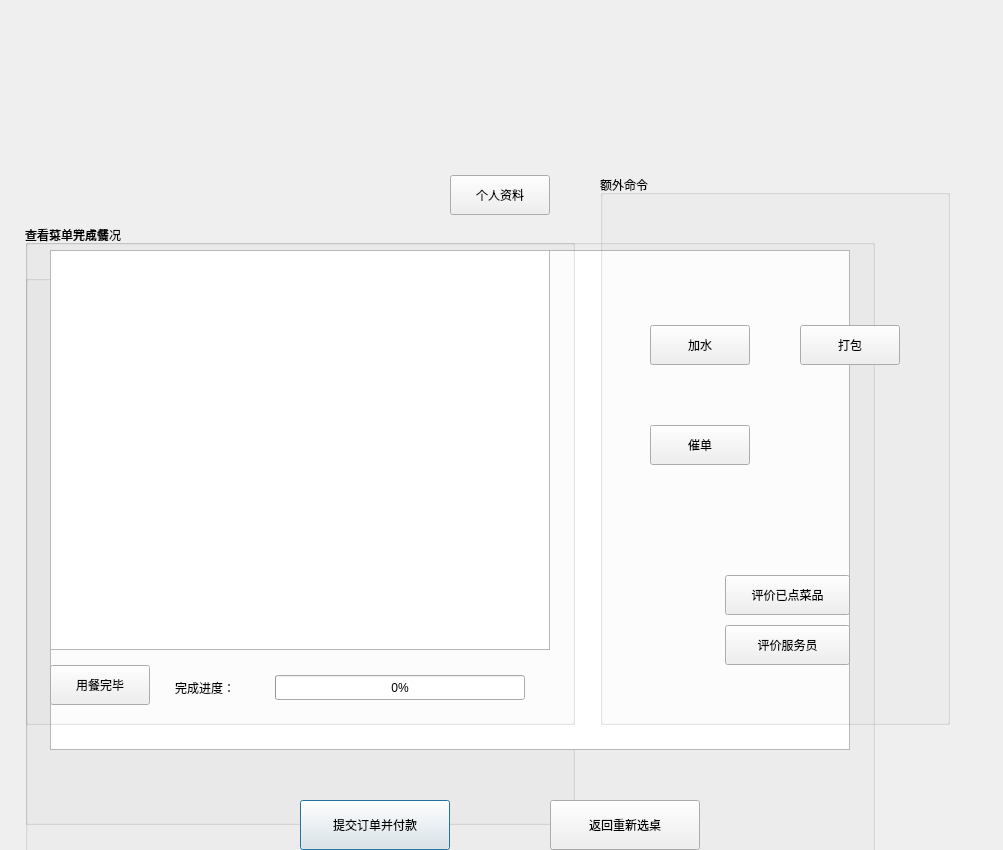
<?xml version="1.0" encoding="UTF-8"?>
<ui version="4.0">
 <class>CustomerView</class>
 <widget class="QDialog" name="CustomerView">
  <property name="windowModality">
   <enum>Qt::WindowModal</enum>
  </property>
  <property name="geometry">
   <rect>
    <x>0</x>
    <y>0</y>
    <width>1003</width>
    <height>850</height>
   </rect>
  </property>
  <property name="windowTitle">
   <string>顾客</string>
  </property>
  <widget class="QGroupBox" name="gbSeatPick">
   <property name="geometry">
    <rect>
     <x>25</x>
     <y>275</y>
     <width>550</width>
     <height>550</height>
    </rect>
   </property>
   <property name="title">
    <string/>
   </property>
   <property name="alignment">
    <set>Qt::AlignCenter</set>
   </property>
  </widget>
  <widget class="QLabel" name="lblInfo">
   <property name="geometry">
    <rect>
     <x>25</x>
     <y>175</y>
     <width>400</width>
     <height>25</height>
    </rect>
   </property>
   <property name="text">
    <string/>
   </property>
   <property name="alignment">
    <set>Qt::AlignCenter</set>
   </property>
  </widget>
  <widget class="QLabel" name="lblHint">
   <property name="geometry">
    <rect>
     <x>25</x>
     <y>225</y>
     <width>600</width>
     <height>25</height>
    </rect>
   </property>
   <property name="text">
    <string/>
   </property>
  </widget>
  <widget class="QGroupBox" name="gbMenu">
   <property name="geometry">
    <rect>
     <x>25</x>
     <y>225</y>
     <width>850</width>
     <height>650</height>
    </rect>
   </property>
   <property name="title">
    <string>查看菜单并点餐</string>
   </property>
   <widget class="QTableWidget" name="tbMenuDisp">
    <property name="geometry">
     <rect>
      <x>25</x>
      <y>25</y>
      <width>800</width>
      <height>500</height>
     </rect>
    </property>
    <property name="editTriggers">
     <set>QAbstractItemView::NoEditTriggers</set>
    </property>
    <property name="selectionMode">
     <enum>QAbstractItemView::SingleSelection</enum>
    </property>
    <property name="selectionBehavior">
     <enum>QAbstractItemView::SelectRows</enum>
    </property>
   </widget>
   <widget class="QLabel" name="lblTotal">
    <property name="geometry">
     <rect>
      <x>50</x>
      <y>575</y>
      <width>150</width>
      <height>40</height>
     </rect>
    </property>
    <property name="text">
     <string/>
    </property>
   </widget>
   <widget class="QPushButton" name="btnSubmit">
    <property name="geometry">
     <rect>
      <x>275</x>
      <y>575</y>
      <width>150</width>
      <height>50</height>
     </rect>
    </property>
    <property name="text">
     <string>提交订单并付款</string>
    </property>
   </widget>
   <widget class="QPushButton" name="btnReturn">
    <property name="geometry">
     <rect>
      <x>525</x>
      <y>575</y>
      <width>150</width>
      <height>50</height>
     </rect>
    </property>
    <property name="text">
     <string>返回重新选桌</string>
    </property>
   </widget>
  </widget>
  <widget class="QGroupBox" name="gbOrder">
   <property name="geometry">
    <rect>
     <x>25</x>
     <y>225</y>
     <width>550</width>
     <height>500</height>
    </rect>
   </property>
   <property name="title">
    <string>查看订单完成情况</string>
   </property>
   <widget class="QTableWidget" name="tbOrder">
    <property name="geometry">
     <rect>
      <x>25</x>
      <y>25</y>
      <width>500</width>
      <height>400</height>
     </rect>
    </property>
    <property name="editTriggers">
     <set>QAbstractItemView::NoEditTriggers</set>
    </property>
    <property name="selectionMode">
     <enum>QAbstractItemView::NoSelection</enum>
    </property>
    <property name="selectionBehavior">
     <enum>QAbstractItemView::SelectRows</enum>
    </property>
   </widget>
   <widget class="QProgressBar" name="pbGeneral">
    <property name="geometry">
     <rect>
      <x>250</x>
      <y>450</y>
      <width>250</width>
      <height>25</height>
     </rect>
    </property>
    <property name="value">
     <number>0</number>
    </property>
   </widget>
   <widget class="QPushButton" name="btnFinish">
    <property name="geometry">
     <rect>
      <x>25</x>
      <y>440</y>
      <width>100</width>
      <height>40</height>
     </rect>
    </property>
    <property name="text">
     <string>用餐完毕</string>
    </property>
   </widget>
   <widget class="QLabel" name="lblProgress">
    <property name="geometry">
     <rect>
      <x>150</x>
      <y>450</y>
      <width>75</width>
      <height>25</height>
     </rect>
    </property>
    <property name="text">
     <string>完成进度：</string>
    </property>
   </widget>
  </widget>
  <widget class="QGroupBox" name="gbInstruction">
   <property name="geometry">
    <rect>
     <x>600</x>
     <y>175</y>
     <width>350</width>
     <height>550</height>
    </rect>
   </property>
   <property name="title">
    <string>额外命令</string>
   </property>
   <widget class="QLabel" name="lblWaiter">
    <property name="geometry">
     <rect>
      <x>50</x>
      <y>50</y>
      <width>250</width>
      <height>25</height>
     </rect>
    </property>
    <property name="text">
     <string/>
    </property>
   </widget>
   <widget class="QPushButton" name="btnAddWater">
    <property name="geometry">
     <rect>
      <x>50</x>
      <y>150</y>
      <width>100</width>
      <height>40</height>
     </rect>
    </property>
    <property name="text">
     <string>加水</string>
    </property>
   </widget>
   <widget class="QPushButton" name="btnPackUp">
    <property name="geometry">
     <rect>
      <x>200</x>
      <y>150</y>
      <width>100</width>
      <height>40</height>
     </rect>
    </property>
    <property name="text">
     <string>打包</string>
    </property>
   </widget>
   <widget class="QPushButton" name="btnHasten">
    <property name="geometry">
     <rect>
      <x>50</x>
      <y>250</y>
      <width>100</width>
      <height>40</height>
     </rect>
    </property>
    <property name="text">
     <string>催单</string>
    </property>
   </widget>
   <widget class="QPushButton" name="btnComDish">
    <property name="geometry">
     <rect>
      <x>125</x>
      <y>400</y>
      <width>125</width>
      <height>40</height>
     </rect>
    </property>
    <property name="text">
     <string>评价已点菜品</string>
    </property>
   </widget>
   <widget class="QPushButton" name="btnComWaiter">
    <property name="geometry">
     <rect>
      <x>125</x>
      <y>450</y>
      <width>125</width>
      <height>40</height>
     </rect>
    </property>
    <property name="text">
     <string>评价服务员</string>
    </property>
   </widget>
  </widget>
  <widget class="QPushButton" name="btnProfile">
   <property name="geometry">
    <rect>
     <x>450</x>
     <y>175</y>
     <width>100</width>
     <height>40</height>
    </rect>
   </property>
   <property name="text">
    <string>个人资料</string>
   </property>
  </widget>
  <widget class="QLabel" name="lblCustomerBGN">
   <property name="geometry">
    <rect>
     <x>0</x>
     <y>0</y>
     <width>1000</width>
     <height>1100</height>
    </rect>
   </property>
   <property name="text">
    <string/>
   </property>
  </widget>
  <zorder>lblCustomerBGN</zorder>
  <zorder>gbSeatPick</zorder>
  <zorder>lblInfo</zorder>
  <zorder>lblHint</zorder>
  <zorder>gbMenu</zorder>
  <zorder>gbOrder</zorder>
  <zorder>gbInstruction</zorder>
  <zorder>btnProfile</zorder>
 </widget>
 <layoutdefault spacing="6" margin="11"/>
 <resources/>
 <connections>
  <connection>
   <sender>btnReturn</sender>
   <signal>clicked()</signal>
   <receiver>CustomerView</receiver>
   <slot>PhaseSeatPick()</slot>
   <hints>
    <hint type="sourcelabel">
     <x>598</x>
     <y>665</y>
    </hint>
    <hint type="destinationlabel">
     <x>590</x>
     <y>39</y>
    </hint>
   </hints>
  </connection>
  <connection>
   <sender>btnSubmit</sender>
   <signal>clicked()</signal>
   <receiver>CustomerView</receiver>
   <slot>SubmitOrder()</slot>
   <hints>
    <hint type="sourcelabel">
     <x>346</x>
     <y>664</y>
    </hint>
    <hint type="destinationlabel">
     <x>6</x>
     <y>672</y>
    </hint>
   </hints>
  </connection>
  <connection>
   <sender>btnAddWater</sender>
   <signal>clicked()</signal>
   <receiver>CustomerView</receiver>
   <slot>OnAddWater()</slot>
   <hints>
    <hint type="sourcelabel">
     <x>730</x>
     <y>195</y>
    </hint>
    <hint type="destinationlabel">
     <x>743</x>
     <y>8</y>
    </hint>
   </hints>
  </connection>
  <connection>
   <sender>btnPackUp</sender>
   <signal>clicked()</signal>
   <receiver>CustomerView</receiver>
   <slot>OnPackUp()</slot>
   <hints>
    <hint type="sourcelabel">
     <x>882</x>
     <y>203</y>
    </hint>
    <hint type="destinationlabel">
     <x>949</x>
     <y>202</y>
    </hint>
   </hints>
  </connection>
  <connection>
   <sender>btnHasten</sender>
   <signal>clicked()</signal>
   <receiver>CustomerView</receiver>
   <slot>OnHasten()</slot>
   <hints>
    <hint type="sourcelabel">
     <x>720</x>
     <y>290</y>
    </hint>
    <hint type="destinationlabel">
     <x>544</x>
     <y>14</y>
    </hint>
   </hints>
  </connection>
  <connection>
   <sender>btnFinish</sender>
   <signal>clicked()</signal>
   <receiver>CustomerView</receiver>
   <slot>OnFinish()</slot>
   <hints>
    <hint type="sourcelabel">
     <x>113</x>
     <y>534</y>
    </hint>
    <hint type="destinationlabel">
     <x>15</x>
     <y>537</y>
    </hint>
   </hints>
  </connection>
  <connection>
   <sender>btnComDish</sender>
   <signal>clicked()</signal>
   <receiver>CustomerView</receiver>
   <slot>OnCommentDish()</slot>
   <hints>
    <hint type="sourcelabel">
     <x>778</x>
     <y>416</y>
    </hint>
    <hint type="destinationlabel">
     <x>889</x>
     <y>625</y>
    </hint>
   </hints>
  </connection>
  <connection>
   <sender>btnComWaiter</sender>
   <signal>clicked()</signal>
   <receiver>CustomerView</receiver>
   <slot>OnCommentWaiter()</slot>
   <hints>
    <hint type="sourcelabel">
     <x>800</x>
     <y>524</y>
    </hint>
    <hint type="destinationlabel">
     <x>926</x>
     <y>713</y>
    </hint>
   </hints>
  </connection>
  <connection>
   <sender>btnProfile</sender>
   <signal>clicked()</signal>
   <receiver>CustomerView</receiver>
   <slot>OnProfile()</slot>
   <hints>
    <hint type="sourcelabel">
     <x>461</x>
     <y>46</y>
    </hint>
    <hint type="destinationlabel">
     <x>396</x>
     <y>69</y>
    </hint>
   </hints>
  </connection>
 </connections>
 <slots>
  <slot>PhaseSeatPick()</slot>
  <slot>SubmitOrder()</slot>
  <slot>OnAddWater()</slot>
  <slot>OnPackUp()</slot>
  <slot>OnHasten()</slot>
  <slot>OnCommentDish()</slot>
  <slot>OnFinish()</slot>
  <slot>OnCommentCook()</slot>
  <slot>OnCommentWaiter()</slot>
  <slot>OnProfile()</slot>
 </slots>
</ui>
